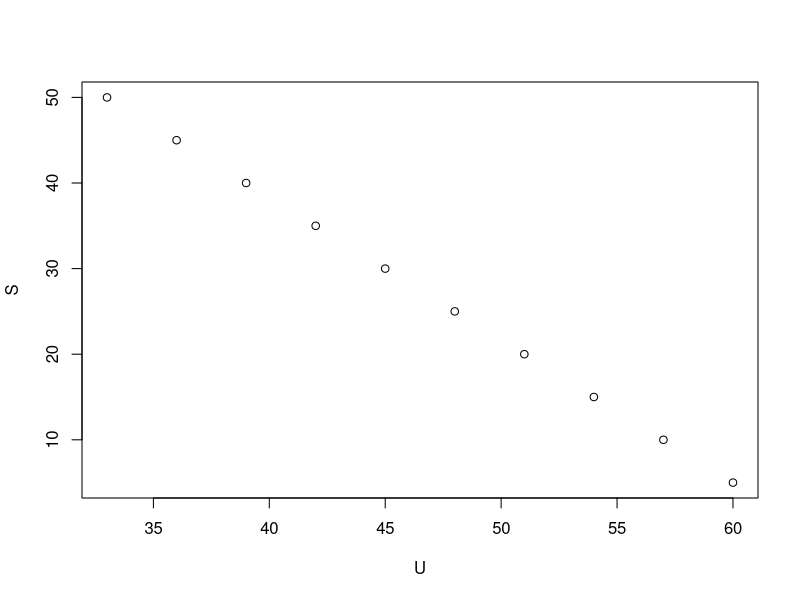
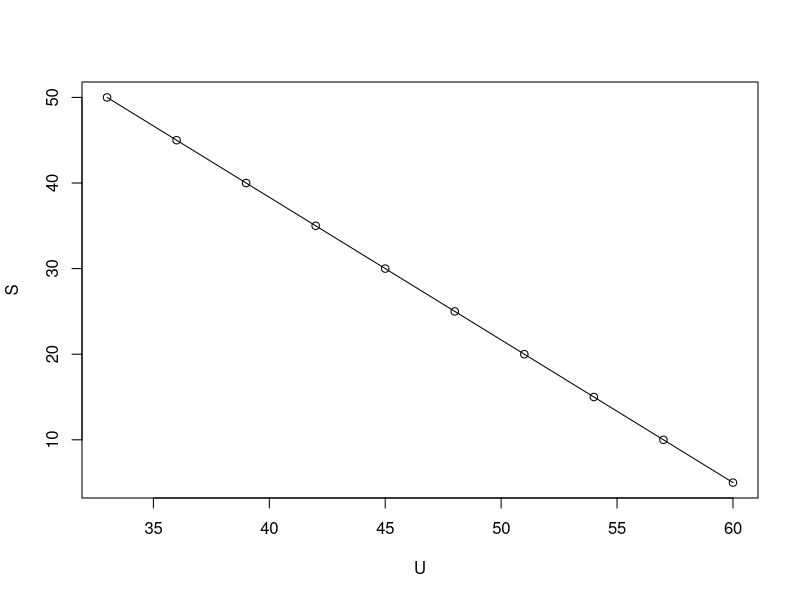
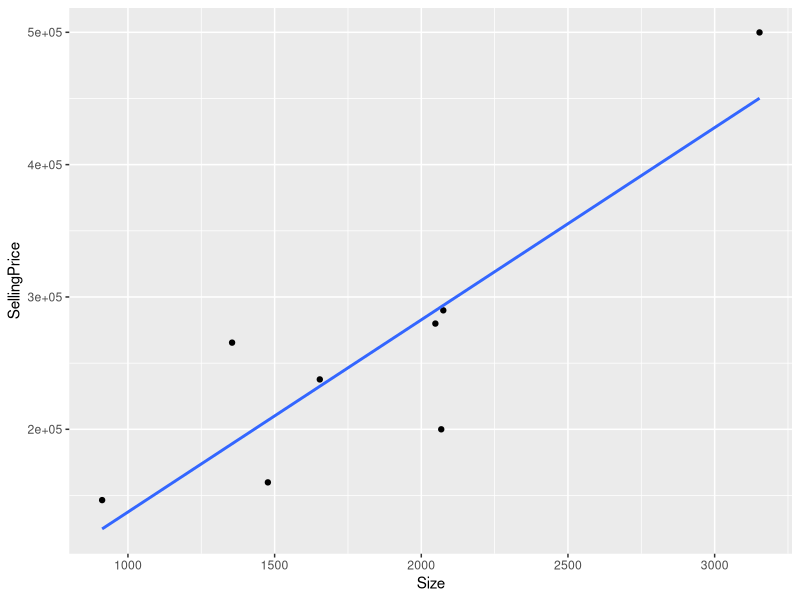
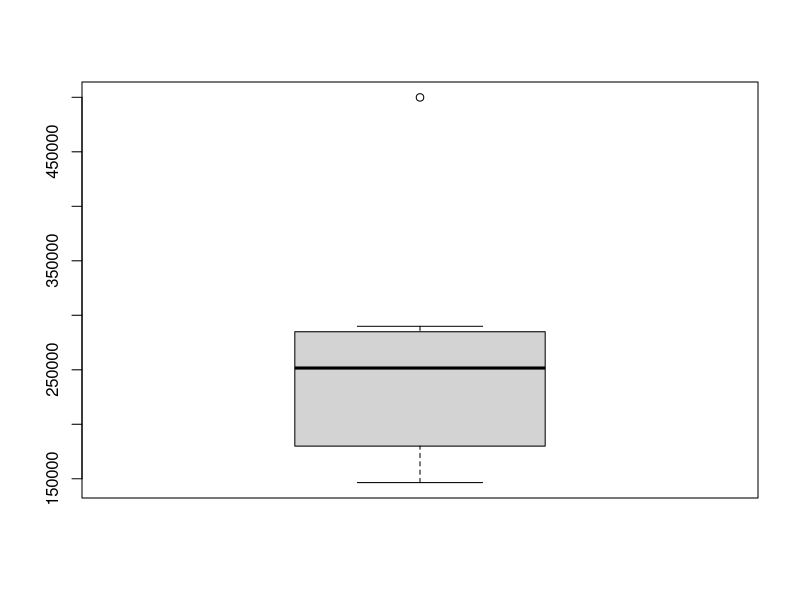
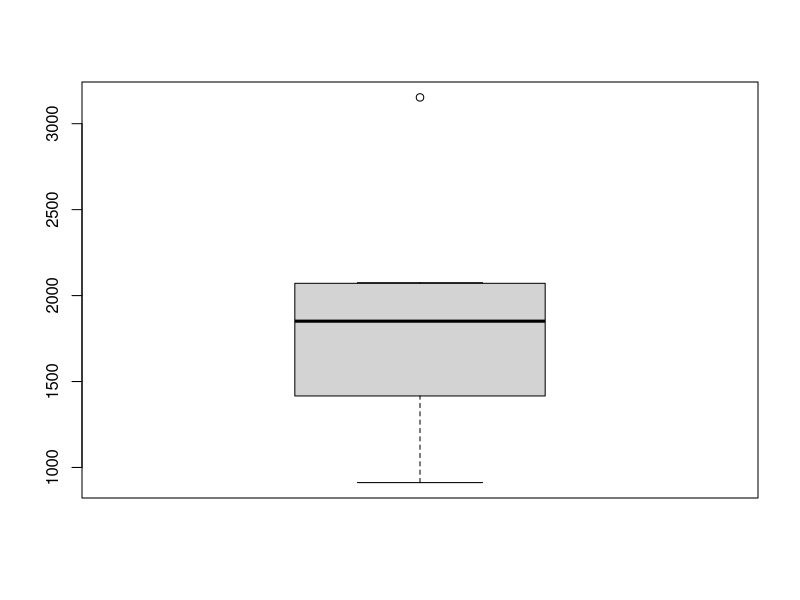
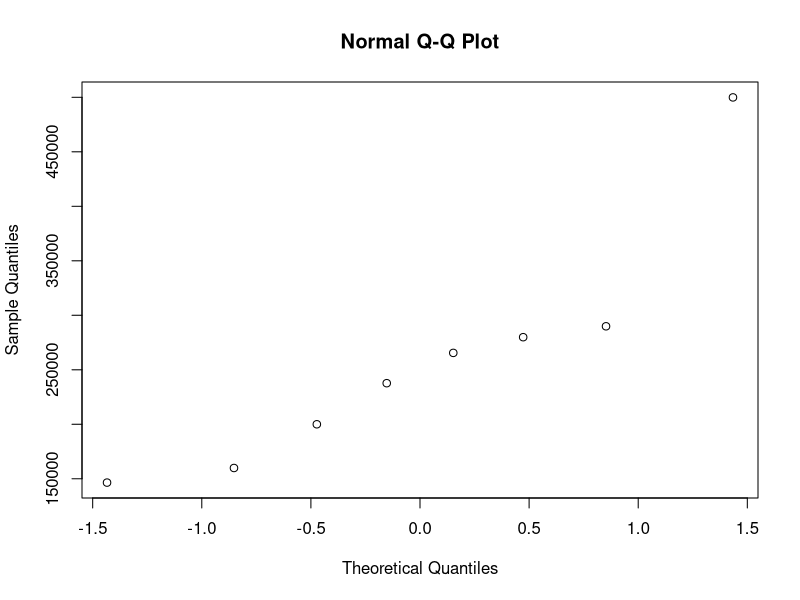
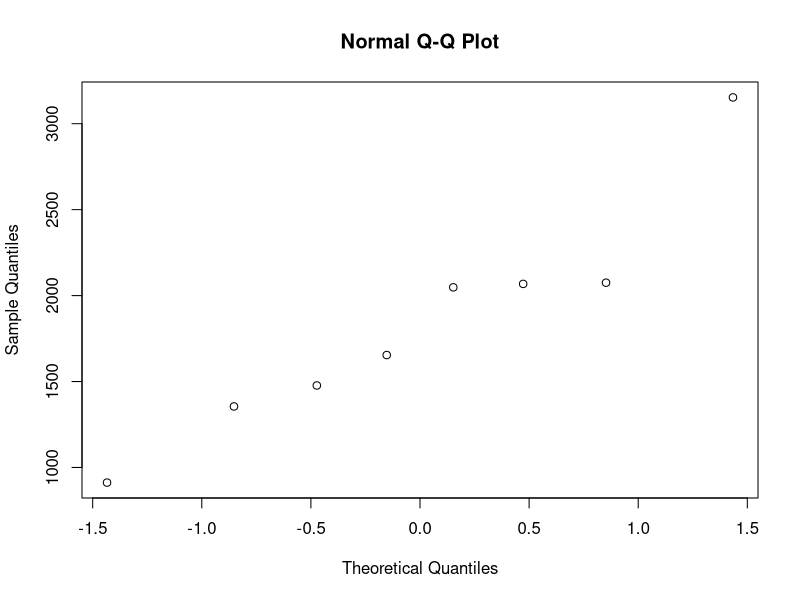

Source code (R) for these figures, in order:

library(tidyverse)

# Linear Regression (Continued)  Multiple Regression (An Introduction)

#Example 1  (A perfect Fit!!)

S<-c(5, 10, 15, 20, 25, 30, 35, 40, 45, 50)
S  # (Dependent or Response)
U<-c(60,57,54,51,48,45,42,39,36,33)
U  #(Independent or Explanatory)

# Let's examine the scatter plot

plot(S~U)

# Lets find the correlation coefficient  (r or R)
cor(S,U)  

# Wow !!  Perfect correlation !!

# Now let's produce a linear model

lm(S~U)->k
k

summary(k)

# The linear regression model is:  S =  1.05000 - 1.667U

# Let's  graph the regression line through the data points
scatter.smooth(S~U)

# Let's examine the output.

# Why is the Residual standard error nearly 0 ?

# What is the typical distance between a sampled slope estimate and the true slope from the 
# population ?

# Interpret the Multiple R-squared value.

# Should the null hypothesis that the Population slope equals zero be rejected ?

# Is the relationship between the response variable and explanatory variable of the population
# dependent or independent.

# Example 2  Textbook Problem

# The prediction equation relating the  x = years of education and y = annual income in dollars
# is  y(hat) = -20,000 +  4000x, and the correlation = .50.  The standard deviations were 2.0 for
# x and 16,000 for y.

#   a) Interpret the slope

#   b) For a correlation of .50, do you expect a strong or weak linear pattern shown by the 
#      scatter plot?

#   c) Find the proportion of the variability in y that is explained by the linear regression 
#      model. What proportion of the variability is due to other factors or chance?

#   d) Show how to find the correlation from the slope.

#       r = b(s(x)/s(y))

# Example 3

tribble(~Home,  ~SellingPrice,  ~Size,  ~Taxes,  ~Bedrooms,   ~Bathrooms,  ~New,
           1,       279900,      2048,    3104,       4,          2,       "No",
           2,       146500,       912,    1173,       2,          1,       "No",
           3,       237700,      1654,    3076,       4,          2,       "No",
           4,       200000,      2068,    1608,       3,          2,       "No",
           5,       159900,      1477,    1454,       3,          3,       "No",
           6,       499900,      3153,    2997,       3,          2,       "Yes",
           7,       265500,      1355,    4054,       3,          2,       "No",
           8,       289900,      2075,    3002,       3,          2,       "Yes"
        )-> Homes
Homes

# Let's examine the scatter plot

ggplot(data = Homes) +
  geom_point(mapping = aes(y = SellingPrice,  x = Size)) +
  geom_smooth(method = lm, mapping =  aes(y = SellingPrice,  x = Size), se = FALSE)

# Based on the scatter plot how would you rate the linear pattern of the data points?
#   poor   moderate   strong    very strong ?

# Check the boxplots for outliers

boxplot(Homes$SellingPrice)
boxplot(Homes$Size)

# Check the qq plots for normality
qqnorm(Homes$SellingPrice)
qqnorm(Homes$Size)

# Let's produce the linear regression model and look at important summary measures

lm(Homes$SellingPrice~Homes$Size)

lm(Homes$SellingPrice~Homes$Size)-> xx
xx
summary(xx)
cor(Homes$SellingPrice,Homes$Size)


# Find the 95% confidence interval of the population slope. 

qt(p=.025, df=6, lower.tail = FALSE)

#   b +/-  t(se)
#   145.23 +/- 2.446912(32.35)  =  145.23 +/-  79.1576
#   145.23 - 79.1576 = 66.0724
#   145.23 + 79.1576 = 224.3876

# LB 66.0724        UB 224.3876 

# Interpretation: We are 95% confident that the true population slope falls between 66.0724 and
# 224.3876

# Let's find the correlation coefficient  (r or  R)
cor.test(Homes$SellingPrice,Homes$Size)



# INTRODUCTION TO MULTIPLE REGRESSION  (Usage of two or more independent variables)

tribble(~SellingPrice,  ~Size,  ~Taxes,  ~Bedrooms,    
               279900,      2048,    3104,       4,                 
               146500,       912,    1173,       2,                 
               237700,      1654,    3076,       4,                 
               200000,      2068,    1608,       3,                 
               159900,      1477,    1454,       3,                 
               499900,      3153,    2997,       3,                 
               265500,      1355,    4054,       3,                 
               289900,      2075,    3002,       3,                 
)-> Homes1
Homes1

# Produce a full multiregression model, using all independent 
# variables  (Selling price is the dependent variable)


lm(SellingPrice ~ Size + Taxes + Bedrooms ,  
   Homes1) -> x
x

# Proposed Multiple Regression Model

# Selling Price = 33411.84 + 136.55(Size) +  52.33(Taxes)  +  -50882.64  

summary(x)

# Is the overall model significant ?  Why or Why not.

cor(Homes1)

# Is there a problem with multicollinearity among the independent variables? (Explanatory or
# independent variables that are highly correlated with one another; the predicting power of
# the model does not improve if there is high correlation between independent variables)


# Which independent variables should be eliminated from your model If any?

lm(SellingPrice ~ Size, Homes1)-> gg
gg

summary(gg)


# Classwork data table

tribble(~Height,   ~Weight,  ~HeadCircumference,
        30,         339,           47,
        26.25,      267,           42,
        25,         289,           43,
        27,         332,           44.5,
        27.5,       272,           44,
        24.5,       214,           40.5,
        27.75,      311,           44,
        25,         259,           41.5,
        28,         298,           46,
        27.25,      288,           44,
        26,         277,           44,
        27.25,      292,           44.5,
        27,         302,           42.5,
        28.25,      336,           44.5
        
) -> W
W


q()
y

